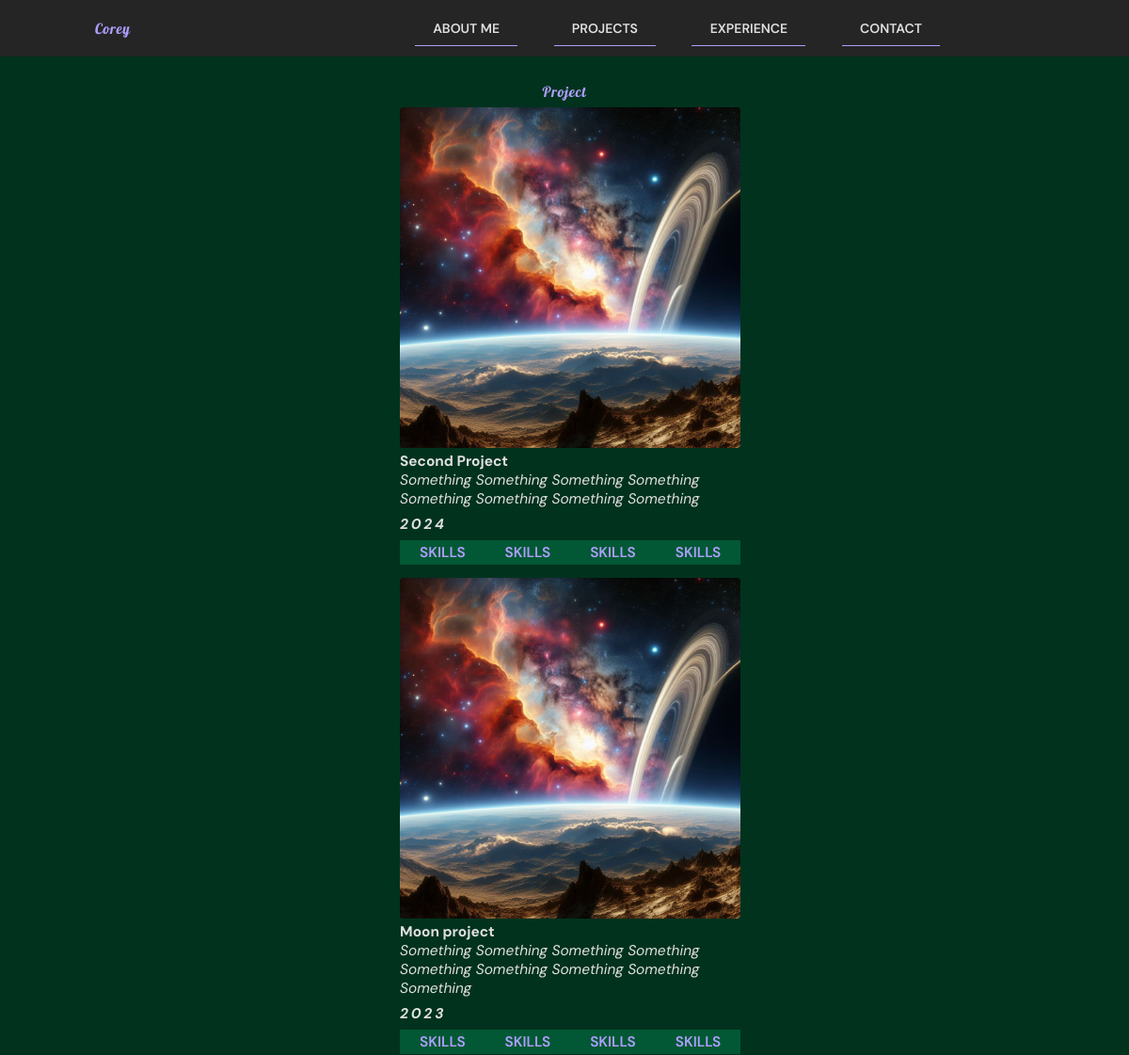
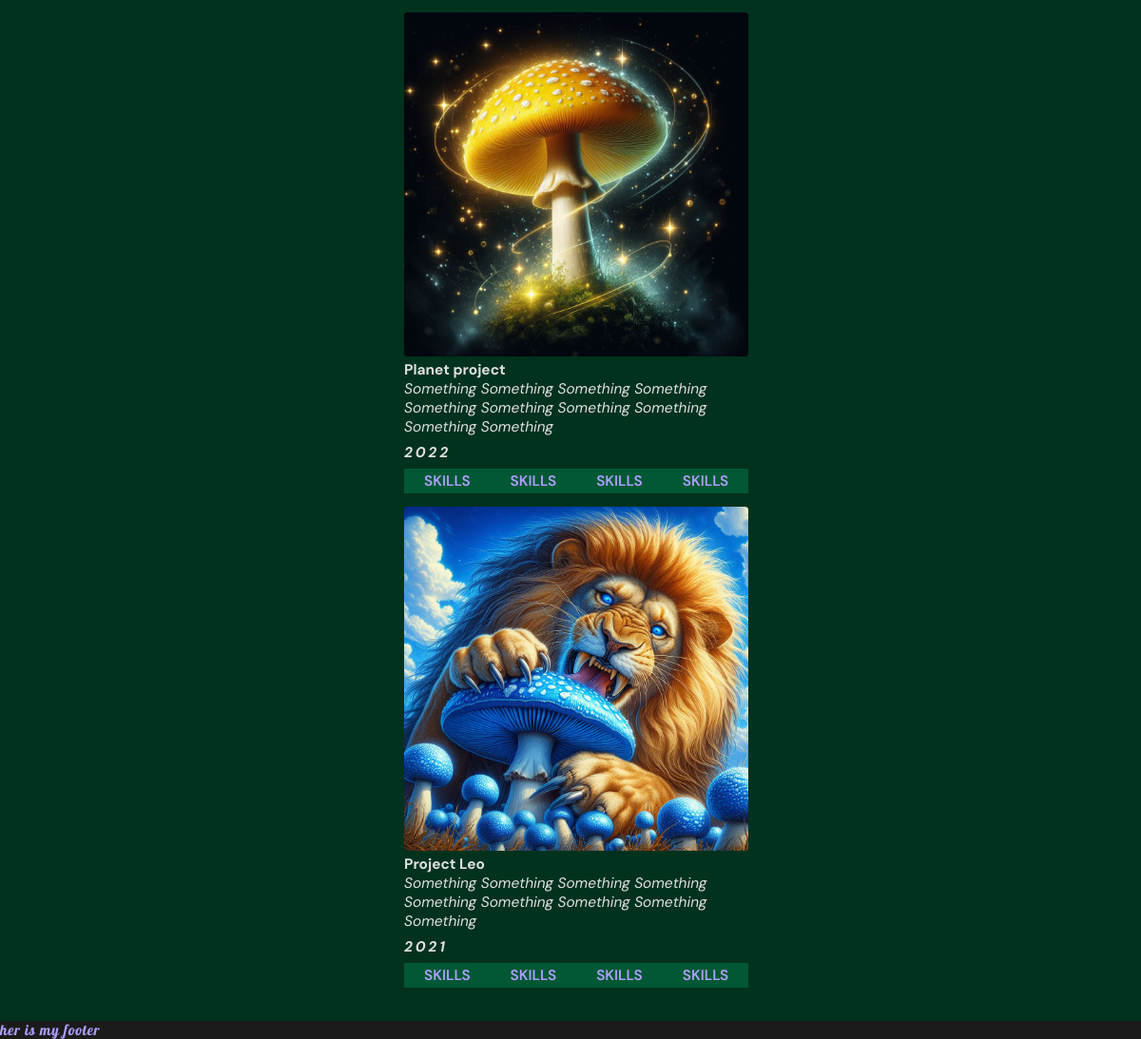
/projects/, run on the app's committed database (2 pictures, top to bottom).
### projects/models.py (models this page shows, shortened)
class Project(models.Model):
    name = models.CharField(max_length=225)
    description = models.TextField()
    year = models.IntegerField()
    image = models.ImageField(upload_to='static/img')
    repository = models.URLField()
    skill = models.ManyToManyField(Skill)

### projects/views.py (the view)
# urls.py: path("", projects_view, name="projects"),
def projects_view(request):
    projects = Project.objects.all()
    return render(request, 'projects/projects.html', {
        'projects': projects,
    })

### templates/projects/projects.html (shortened to what this page needs)
{% extends 'base.html' %}
{% load static %}
{% block content %}
<section class="projects-section center-column">
    <h2>Project</h2>
    <div class="project-lists">
        {% for project in projects %}
        <div class="project-card">
            <a href="{{ project.repository}}" target="_blank">
                <img src="{{ project.image }}" alt="project image">
                <p>{{ project.name }}</p>
                <p>{{ project.description }}</p>
                <p>{{ project.year }}</p>
                <div class="skills-container center-row">
                    <label>skills</label>
                    <label>skills</label>
                    <label>skills</label>
                    <label>skills</label>
                </div>
            </a>
        </div>
        {% endfor %}
    </div>
</section>
{% endblock content %}

### templates/base.html (shortened to what this page needs)
{% load static %}
<!DOCTYPE html>
<html lang="en">
<head>
<link rel="stylesheet" href="{% static 'css/base.css' %}" />
<link rel="stylesheet" href="{% static 'css/header.css' %}" />
<link rel="stylesheet" href="{% static 'css/sections.css' %}" />
<link rel="stylesheet" href="{% static 'css/footer.css' %}" />
<link rel="stylesheet" href="{% static 'css/responsive.css' %}">
</head>
<body>
    <header class="center-row">
        <div class="logo center-row">
        <a href="">
        <h2>Corey</h2>
        </a>
        </div>
        <nav>
        <div class="nav-link center center-row">
            <a href="{% url 'about' %}">About Me</a>
            <a href="{% url 'projects' %}">Projects</a>
            <a href="">Experience</a>
            <a href="">Contact</a>
        </div>
        </nav>
    </header>
    {% block content %}
    {% endblock content %}
    <h2> her is my footer</h2>
</body>
</html>

### static/css/base.css (style rules this page uses)
:root { --primary-color: #AF9FFF; --primary-color-100: #d5ccff; --primary-color-300: #7f66ff; --secondary-color: #025834; --secondary-color-600: #04c876; --secondary-color-900: #01321E; --nuetral-color: #e0e0e0; --background-color: #1b1b1b; --surface-color: #252525; --lobster-font: 'Lobster', sans-serif; --sans-font: 'DM Sans', sans-serif; }
.center-row { display: flex; justify-content: center; align-items: center; }
.center-column { display: flex; flex-direction: column; justify-content: center; align-items: center; }
html { background-color: var(--background-color); font-size: 14px; }
* { font-family: var(--sans-font); padding: 0px; margin: 0px; }
a { text-decoration: none; }
h2 { color: var(--primary-color); font-family: var(--lobster-font); font-weight: 400; letter-spacing: 0.06rem; font-size: 1.1rem; }
p { color: var(--nuetral-color); font-size: 1.1rem; }
.tag-container label, .skills-container label { color: var(--primary-color); background-color: var(--secondary-color); font-size: 1.1rem; text-transform: uppercase; font-weight: 600; padding: 0.2rem 1.5rem; }

### static/css/header.css (style rules this page uses)
header { background-color: var(--surface-color); height: 60px; position: sticky; top: 0px; }
.logo { width: 20%; height: 100%; justify-content: center; justify-content: center; }
nav { width: 80%; height: 100%; }
.nav-link { height: 100%; }
.nav-link a { color: var(--nuetral-color); font-size: 1rem; text-transform: uppercase; margin: 2%; padding: 1% 2%; font-weight: 600; }
.nav-link a { border-bottom: solid 0.1rem var(--primary-color); }

### static/css/sections.css (style rules this page uses)
.projects-section { padding: 2rem; background-color: var(--secondary-color-900); }
.project-card { width: 25rem; display: flex; flex-wrap: wrap; padding: .5rem; border-radius: 1%; }
.project-card img { width: 100%; border-radius: 1%; }
a p:nth-child(2) { font-weight: bolder; font-size: 1.1rem; margin-top: .5rem 0px; }
a p:nth-child(3) { font-style: italic; }
a p:nth-child(4) { font-weight: bolder; font-style: italic; letter-spacing: .2rem; margin-top: .5rem; margin-bottom: .5rem; margin-left: 0px; margin-right: 0px; }

### data on the page
Project: image (picture), name "Second Project", description "Something Something Something Something Something Something Something Something", year "2024"
Project: image (picture), name "Moon project", description "Something Something Something Something Something Something Something Something Something", year "2023"
Project: image (picture), name "Planet project", description "Something Something Something Something Something Something Something Something Something Something", year "2022"
Project: image (picture), name "Project Leo", description "Something Something Something Something Something Something Something Something Something", year "2021"
